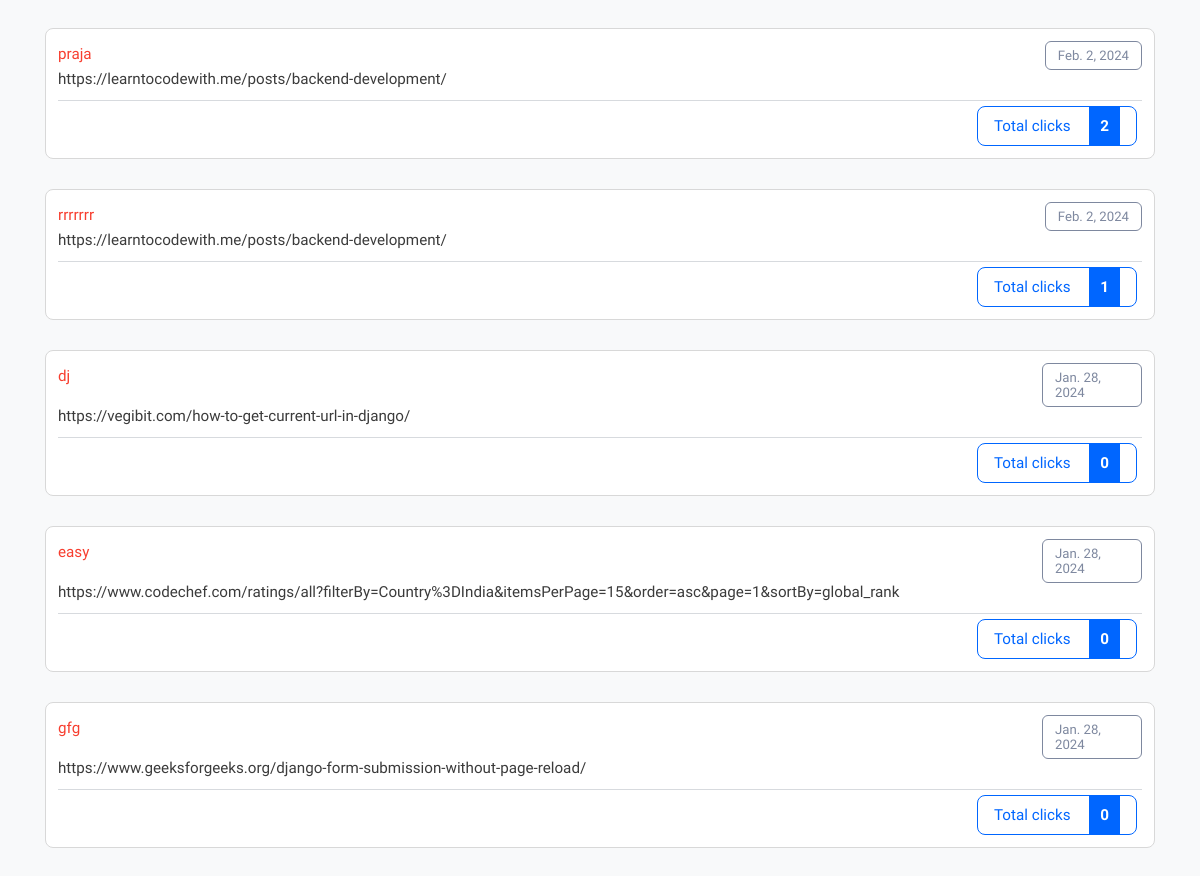
The app's page /analytic/ (middle part), older data.
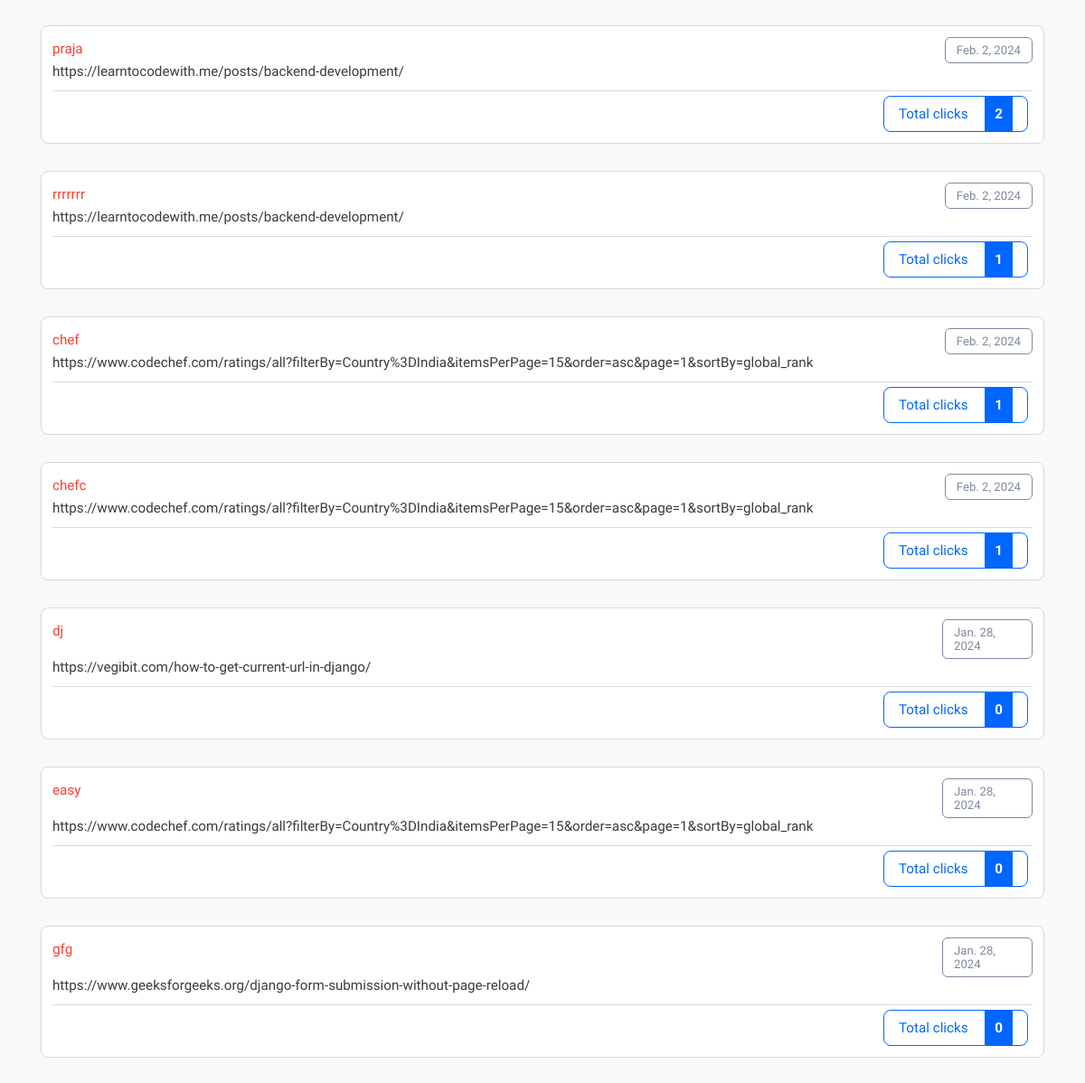
The same page, newer data.
### myapp/models.py (models this page shows)
class LongToShort(models.Model):
    long_url=models.URLField(max_length=100)
    short_url=models.CharField(max_length=30, unique=True)
    date = models.DateField(auto_now_add=True)
    clicks= models.IntegerField(default=0)

### myapp/views.py (the view)
# urls.py: path('analytic/',views.analytic),
def analytic(request):
    row=LongToShort.objects.all().order_by('-clicks')
    list={'value':row}
    return render(request,'all_analytics.html',list)

### myapp/templates/all_analytics.html (shortened to what this page needs)
{% load static %}
<!DOCTYPE html>
<html lang="en" class="">
<head>
	<link rel="stylesheet" href="{% static  'bootstrap.min.css' %}" type="text/css" media="screen">
	<link rel="stylesheet" href="{% static  'style.css' %}" type="text/css" media="screen">
</head>
<body class="pace-done lout_stats30">
	<main id="content" role="main" class="wyniki wyniki_all">
		<div class="container">
			<div class="row">
		{% for i in value %}
				<div class="url_options url_stats_o" id="1">
					<p class="data_link">{{i.date}}</p>
					<p class="url_link">
						{{i.long_url}}
					</p>
					<p id="link" class="link_element">
						<a href="/analytics/cc-ranklist" class="short_url_l" target="blank">
							{{i.short_url}}</a>
					</p>
					<div class="stats_total btn-cutt click_stats btn_norm">
						<div>Total clicks <strong class="allClicks">{{i.clicks}}</strong></div>
					</div>
				</div>
	{%  endfor %}
			</div>
		</div>
	</main>
</body>
</html>

Row changes from the older to the newer data that the page shows:
added LongToShort: date "Feb. 2, 2024", long_url "https://www.codechef.com/ratings/all?filterBy=Country%3DIndia&itemsPerPage=15&order=asc&page=1&sortBy=global_rank", short_url "chef", clicks "1"
added LongToShort: date "Feb. 2, 2024", long_url "https://www.codechef.com/ratings/all?filterBy=Country%3DIndia&itemsPerPage=15&order=asc&page=1&sortBy=global_rank", short_url "chefc", clicks "1"
